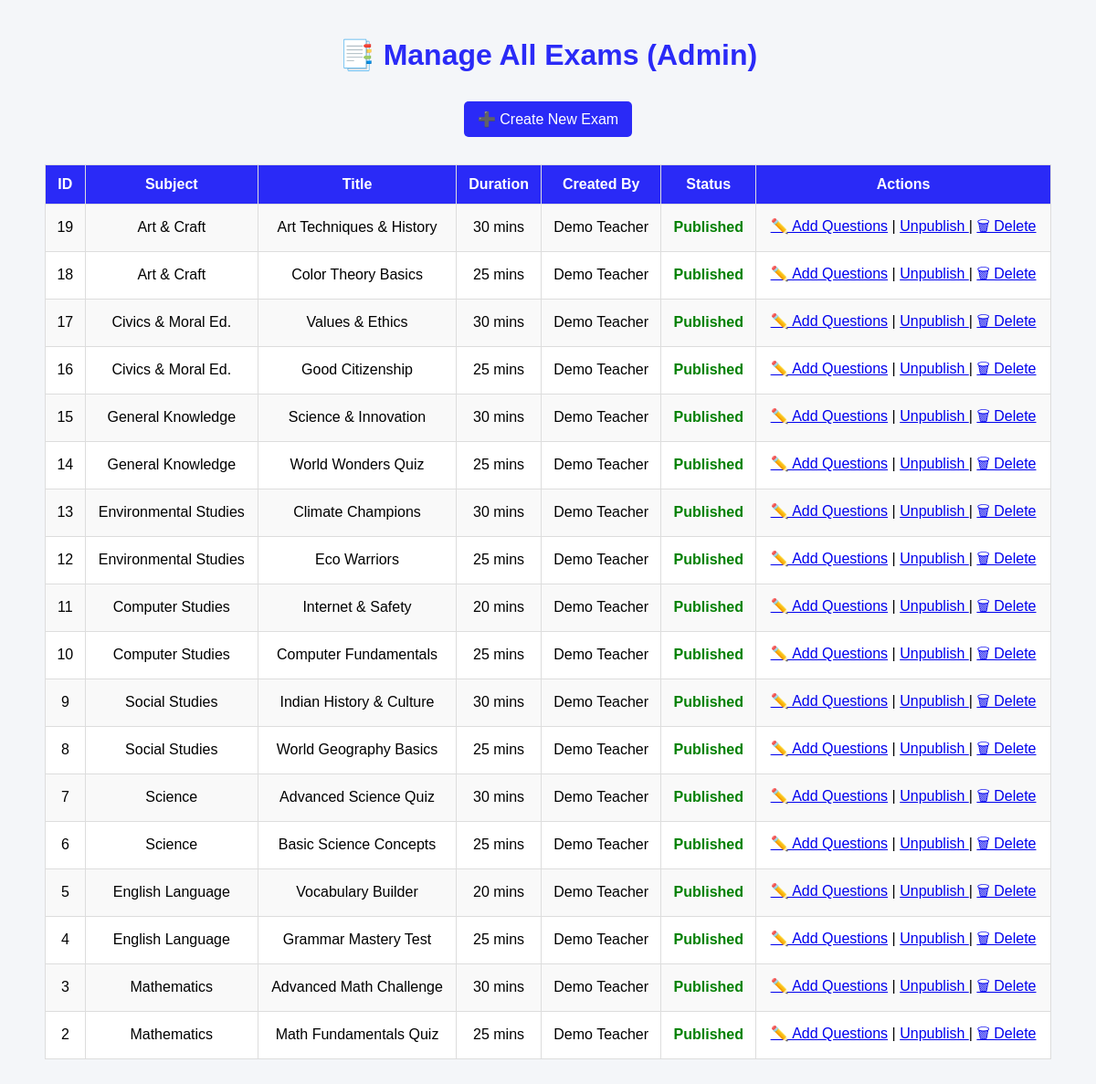
The page /admin/manage_exams.php (signed in) on the database its author committed.
### tables this page shows
CREATE TABLE IF NOT EXISTS exams (
  exam_id INT AUTO_INCREMENT PRIMARY KEY,
  subject_id INT NOT NULL,
  title VARCHAR(150) NOT NULL,
  description TEXT,
  created_by INT NOT NULL,
  start_time DATETIME DEFAULT CURRENT_TIMESTAMP,
  end_time DATETIME DEFAULT NULL,
  duration_min INT NOT NULL DEFAULT 30,
  is_published TINYINT(1) NOT NULL DEFAULT 0,
  FOREIGN KEY (subject_id) REFERENCES subjects(subject_id) ON DELETE CASCADE,
  FOREIGN KEY (created_by) REFERENCES users(user_id) ON DELETE CASCADE
);

CREATE TABLE IF NOT EXISTS subjects (
  subject_id INT AUTO_INCREMENT PRIMARY KEY,
  name VARCHAR(100) NOT NULL UNIQUE
);

CREATE TABLE IF NOT EXISTS users (
  user_id INT AUTO_INCREMENT PRIMARY KEY,
  full_name VARCHAR(100) NOT NULL,
  email VARCHAR(120) NOT NULL UNIQUE,
  password_hash VARCHAR(255) NOT NULL,
  role ENUM('student','teacher','admin') NOT NULL DEFAULT 'student',
  created_at TIMESTAMP DEFAULT CURRENT_TIMESTAMP
);

### admin/manage_exams.php (the view, shortened to what this page needs)
<?php
include "../db.php";
$stmt = $pdo->query("
    SELECT e.exam_id, e.title, e.duration_min, e.is_published,
           s.name AS subject, u.full_name AS creator
    FROM exams e
    JOIN subjects s ON e.subject_id = s.subject_id
    JOIN users u ON e.created_by = u.user_id
    ORDER BY e.exam_id DESC
");
$exams = $stmt->fetchAll();
?>
<!DOCTYPE html>
<html lang="en">
<head>
</head>
<body>
  <h1>📑 Manage All Exams (Admin)</h1>
  <div style="text-align:center;">
    <a href="../exam/create_exam.php" class="button">➕ Create New Exam</a>
  </div>
  <table>
    <tr>
      <th>ID</th>
      <th>Subject</th>
      <th>Title</th>
      <th>Duration</th>
      <th>Created By</th>
      <th>Status</th>
      <th>Actions</th>
    </tr>
    <?php foreach($exams as $e): ?>
    <tr>
      <td><?php echo $e['exam_id']; ?></td>
      <td><?php echo htmlspecialchars($e['subject']); ?></td>
      <td><?php echo htmlspecialchars($e['title']); ?></td>
      <td><?php echo $e['duration_min']; ?> mins</td>
      <td><?php echo htmlspecialchars($e['creator']); ?></td>
      <td class="status <?php echo $e['is_published'] ? 'published' : 'unpublished'; ?>">
        <?php echo $e['is_published'] ? "Published" : "Unpublished"; ?>
      </td>
      <td>
        <a href="../exam/add_questions.php?exam_id=<?php echo $e['exam_id']; ?>">✏️ Add Questions</a> |
        <a href="?toggle=<?php echo $e['exam_id']; ?>">
          <?php echo $e['is_published'] ? "Unpublish" : "Publish"; ?>
        </a> |
        <a href="?delete=<?php echo $e['exam_id']; ?>" onclick="return confirm('Delete this exam?');">🗑 Delete</a>
      </td>
    </tr>
    <?php endforeach; ?>
  </table>
</body>
</html>

### admin/manage_exams.php (style rules this page uses)
body { font-family: Arial, sans-serif; background: #f4f6f9; margin: 0; padding: 20px; }
h1 { text-align: center; color: #2a2af7; }
a.button { display: inline-block; margin: 10px 0; padding: 10px 15px; background: #2a2af7; color: white; text-decoration: none; border-radius: 5px; }
table { width: 95%; margin: 20px auto; border-collapse: collapse; background: #fff; }
th, td { padding: 12px; border: 1px solid #ddd; text-align: center; }
th { background: #2a2af7; color: #fff; }
tr:nth-child(even) { background: #f9f9f9; }
.status { font-weight: bold; }
.published { color: green; }

### rows shown on the page
exams: exam_id "19", subject.name "Art & Craft", title "Art Techniques & History", duration_min "30", created_by.full_name "Demo Teacher", is_published "Published"
exams: exam_id "18", subject.name "Art & Craft", title "Color Theory Basics", duration_min "25", created_by.full_name "Demo Teacher", is_published "Published"
exams: exam_id "17", subject.name "Civics & Moral Ed.", title "Values & Ethics", duration_min "30", created_by.full_name "Demo Teacher", is_published "Published"
exams: exam_id "16", subject.name "Civics & Moral Ed.", title "Good Citizenship", duration_min "25", created_by.full_name "Demo Teacher", is_published "Published"
exams: exam_id "15", subject.name "General Knowledge", title "Science & Innovation", duration_min "30", created_by.full_name "Demo Teacher", is_published "Published"
exams: exam_id "14", subject.name "General Knowledge", title "World Wonders Quiz", duration_min "25", created_by.full_name "Demo Teacher", is_published "Published"
exams: exam_id "13", subject.name "Environmental Studies", title "Climate Champions", duration_min "30", created_by.full_name "Demo Teacher", is_published "Published"
exams: exam_id "12", subject.name "Environmental Studies", title "Eco Warriors", duration_min "25", created_by.full_name "Demo Teacher", is_published "Published"
exams: exam_id "11", subject.name "Computer Studies", title "Internet & Safety", duration_min "20", created_by.full_name "Demo Teacher", is_published "Published"
exams: exam_id "10", subject.name "Computer Studies", title "Computer Fundamentals", duration_min "25", created_by.full_name "Demo Teacher", is_published "Published"
exams: exam_id "9", subject.name "Social Studies", title "Indian History & Culture", duration_min "30", created_by.full_name "Demo Teacher", is_published "Published"
exams: exam_id "8", subject.name "Social Studies", title "World Geography Basics", duration_min "25", created_by.full_name "Demo Teacher", is_published "Published"
exams: exam_id "7", subject.name "Science", title "Advanced Science Quiz", duration_min "30", created_by.full_name "Demo Teacher", is_published "Published"
exams: exam_id "6", subject.name "Science", title "Basic Science Concepts", duration_min "25", created_by.full_name "Demo Teacher", is_published "Published"
exams: exam_id "5", subject.name "English Language", title "Vocabulary Builder", duration_min "20", created_by.full_name "Demo Teacher", is_published "Published"
exams: exam_id "4", subject.name "English Language", title "Grammar Mastery Test", duration_min "25", created_by.full_name "Demo Teacher", is_published "Published"
exams: exam_id "3", subject.name "Mathematics", title "Advanced Math Challenge", duration_min "30", created_by.full_name "Demo Teacher", is_published "Published"
exams: exam_id "2", subject.name "Mathematics", title "Math Fundamentals Quiz", duration_min "25", created_by.full_name "Demo Teacher", is_published "Published"
